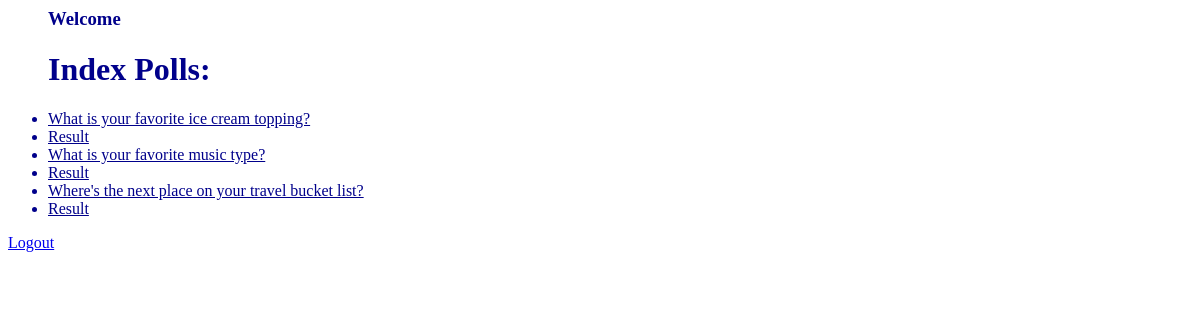
/polls/, run on an earlier commit of the app's database.
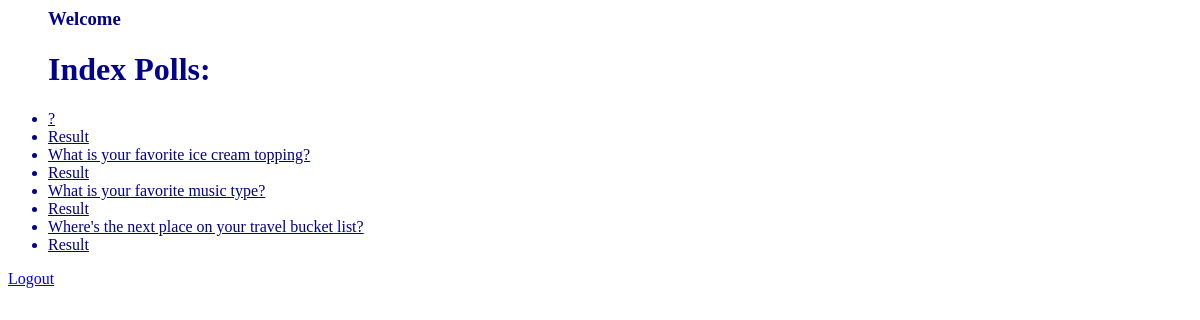
And on a later commit of the database.
### polls/models.py (models this page shows, shortened)
class Question(models.Model):
    question_text = models.CharField(max_length=200)
    pub_date = models.DateTimeField('date published')
    end_date = models.DateTimeField('ending date')
    def was_published_recently(self):
        """Check that question was published recently or not.

        Returns:
            True if in the vote period. False for otherwise.
        """
        now = timezone.now()
        return now - datetime.timedelta(days=1) <= self.pub_date <= now
    was_published_recently.admin_order_field = 'pub_date'
    was_published_recently.boolean = True
    was_published_recently.short_description = 'Published recently?'

### polls/views.py (the view)
# urls.py: path('', views.IndexView.as_view(), name='index'),
class IndexView(generic.ListView):
    template_name = 'polls/index.html'
    context_object_name = 'latest_question_list'
    def get_queryset(self):
        return Question.objects.filter(pub_date__lte=timezone.now()).order_by('-pub_date')[:]

### polls/templates/polls/index.html (shortened to what this page needs)
{% load static %}
<link rel="stylesheet" type="text/css" href="{% static 'polls/style.css' %}">
<ul style="color: darkblue">
    <h3>Welcome {{ user.first_name }}</h3>
    <h1>
        Index Polls:
    </h1>
</ul>
{% if latest_question_list %}
    <ul style="color: darkblue">
    {% for question in latest_question_list %}
        <li><a style="color: darkblue " href="{% url 'polls:detail' question.id %}">{{ question.question_text }}</a></li>
        <li><a style="color: darkblue " href="{% url 'polls:results' question.id %}">Result</a></li>
    {% endfor %}
    </ul>
{% else %}
    <p>No polls are available.</p>
{% endif %}
<p>
    <a href="{% url 'logout' %}">Logout</a>
</p>

What changed in the data, as far as the page shows it:
added Question: question_text "?"
